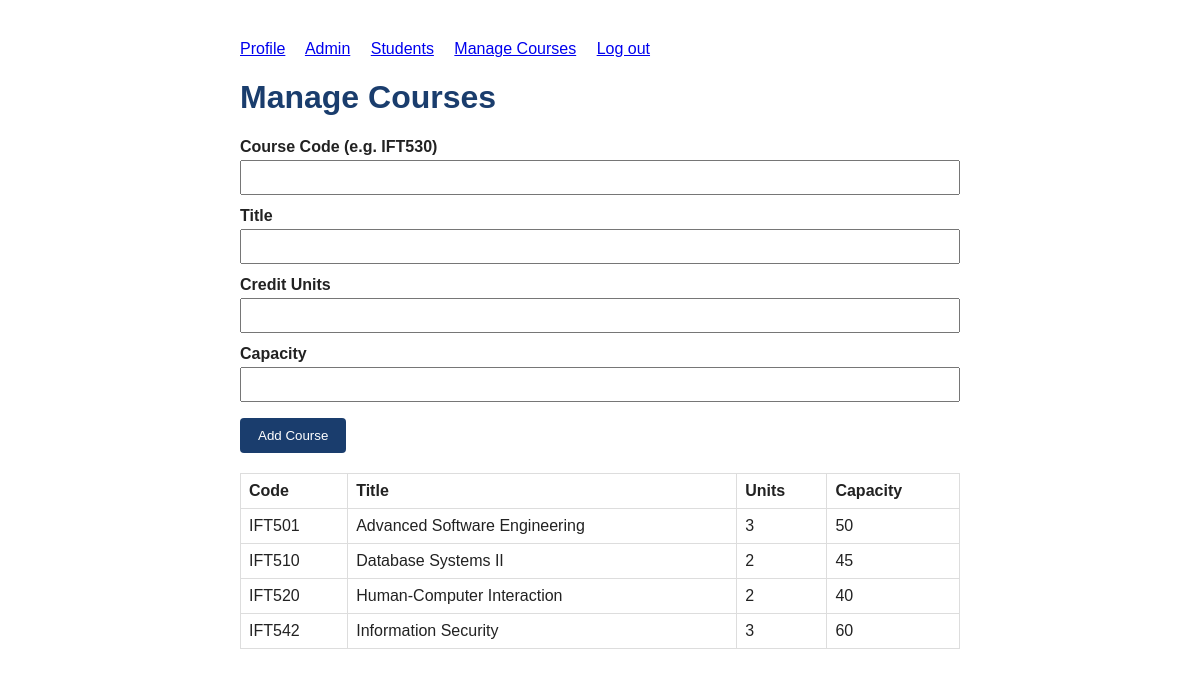
Page /admin/courses.php (signed in) on the committed database.
### tables this page shows
CREATE TABLE courses (
    id              INT UNSIGNED AUTO_INCREMENT PRIMARY KEY,
    code            VARCHAR(20) NOT NULL UNIQUE,
    title           VARCHAR(150) NOT NULL,
    credit_units    TINYINT UNSIGNED NOT NULL DEFAULT 3,
    capacity        SMALLINT UNSIGNED NOT NULL DEFAULT 60,
    created_at      DATETIME NOT NULL DEFAULT CURRENT_TIMESTAMP
);

### src/Database.php (called while the page is built, shortened)
<?php
final class Database
{
    private static ?PDO $instance = null;
    public static function connection(): PDO
    {
        if (self::$instance === null) {
            $config = require __DIR__ . '/../config/config.php';
            $db = $config['db'];
            $dsn = sprintf(
                'mysql:host=%s;port=%s;dbname=%s;charset=utf8mb4',
                $db['host'],
                $db['port'],
                $db['name']
            );
            self::$instance = new PDO($dsn, $db['user'], $db['pass'], [
                PDO::ATTR_ERRMODE            => PDO::ERRMODE_EXCEPTION,
                PDO::ATTR_DEFAULT_FETCH_MODE => PDO::FETCH_ASSOC,
                PDO::ATTR_EMULATE_PREPARES   => false,
            ]);
        }
        return self::$instance;
    }
    public static function run(string $sql, array $params = []): PDOStatement
    {
        $stmt = self::connection()->prepare($sql);
        $stmt->execute($params);
        return $stmt;
    }
}

### src/SecurityHeaders.php (called while the page is built, shortened)
<?php
function e(?string $value): string
{
    return htmlspecialchars($value ?? '', ENT_QUOTES, 'UTF-8');
}

### public/admin/courses.php (the view, shortened to what this page needs)
<?php
$courses = Database::run('SELECT id, code, title, credit_units, capacity FROM courses ORDER BY code')->fetchAll();
?>
<!DOCTYPE html>
<html lang="en">
<head>
    <link rel="stylesheet" href="/assets/style.css">
</head>
<body>
    <nav>
        <a href="/dashboard.php">Profile</a>
        <a href="/admin/index.php">Admin</a>
        <a href="/admin/students.php">Students</a>
        <a href="/admin/courses.php">Manage Courses</a>
        <a href="/logout.php">Log out</a>
    </nav>
    <h1>Manage Courses</h1>
    <form method="post" action="/admin/courses.php">
        <label for="code">Course Code (e.g. IFT530)</label>
        <input type="text" id="code" name="code" required maxlength="6">
        <label for="title">Title</label>
        <input type="text" id="title" name="title" required maxlength="150">
        <label for="credit_units">Credit Units</label>
        <input type="number" id="credit_units" name="credit_units" min="1" max="6" required>
        <label for="capacity">Capacity</label>
        <input type="number" id="capacity" name="capacity" min="1" max="500" required>
        <button type="submit">Add Course</button>
    </form>
    <table>
        <tr><th>Code</th><th>Title</th><th>Units</th><th>Capacity</th></tr>
        <?php foreach ($courses as $c): ?>
        <tr>
            <td><?= e($c['code']) ?></td>
            <td><?= e($c['title']) ?></td>
            <td><?= (int) $c['credit_units'] ?></td>
            <td><?= (int) $c['capacity'] ?></td>
        </tr>
        <?php endforeach; ?>
    </table>
</body>
</html>

### public/assets/style.css (style rules this page uses)
body { font-family: Arial, Helvetica, sans-serif; max-width: 720px; margin: 40px auto; color: #222; }
h1, h2 { color: #1a3d6d; }
form { margin: 20px 0; }
label { display: block; margin-top: 12px; font-weight: bold; }
input, textarea, select { width: 100%; padding: 8px; margin-top: 4px; box-sizing: border-box; }
button { margin-top: 16px; padding: 10px 18px; background: #1a3d6d; color: #fff; border: none; border-radius: 4px; cursor: pointer; }
table { width: 100%; border-collapse: collapse; margin-top: 16px; }
th, td { border: 1px solid #ddd; padding: 8px; text-align: left; }
nav a { margin-right: 16px; }

### rows in the picture
courses: code "IFT501", title "Advanced Software Engineering", credit_units "3", capacity "50"
courses: code "IFT510", title "Database Systems II", credit_units "2", capacity "45"
courses: code "IFT520", title "Human-Computer Interaction", credit_units "2", capacity "40"
courses: code "IFT542", title "Information Security", credit_units "3", capacity "60"
